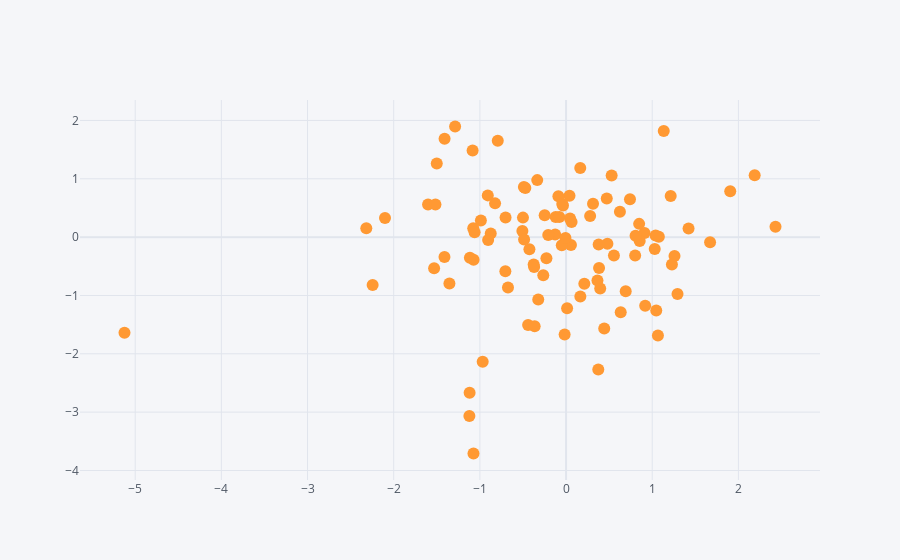

Notebook cell for this chart:
### Code cell
df.iplot(kind='scatter', x='A', y='B', mode='markers')
